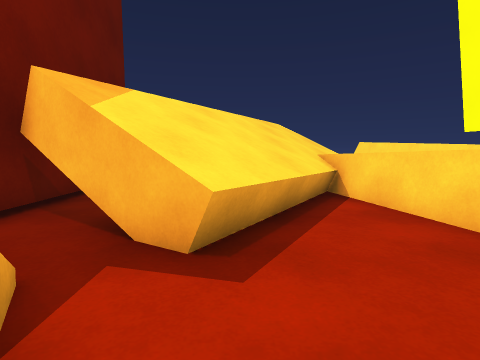
view 1 (above)

12 first-person views from a walk through a scene from a Unity 3-D project. The camera is 1.2 m above the floor, tilts 6° down and sees 80° across. The floor is counted in squares, 1 m on a side. Each view is taken from the middle of a square. On the plan, view 1 faces up. The plan holds only what a view shows up to about 13 squares ahead; the rest is blank. The place goes on beyond the plan.

view 2
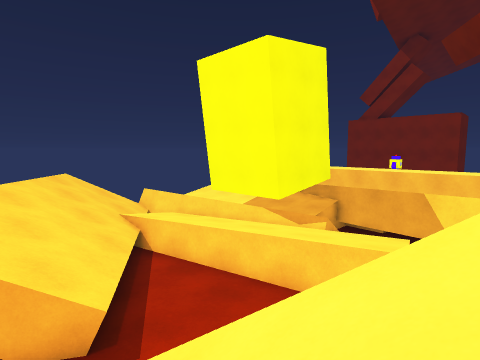

view 3
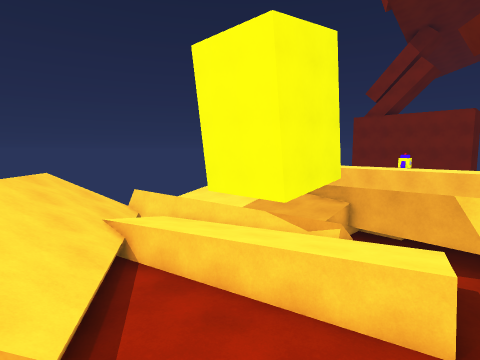

view 4
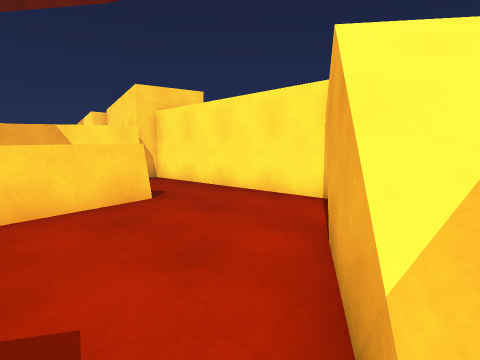

view 5
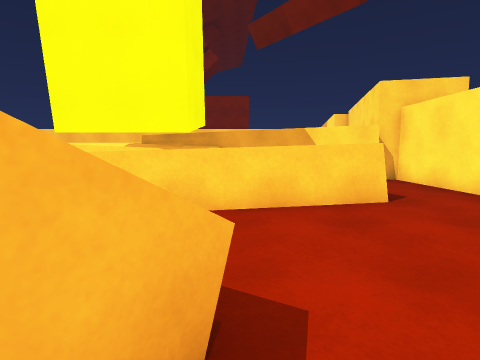

view 6
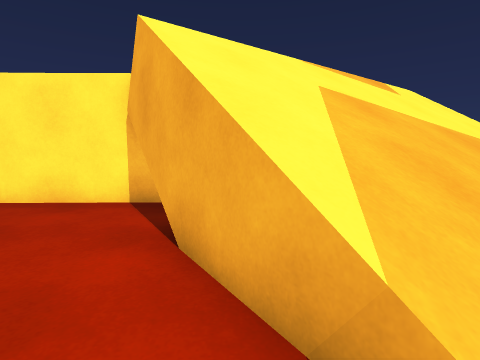

view 7
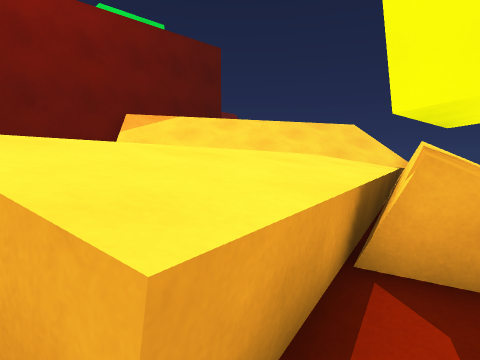

view 8
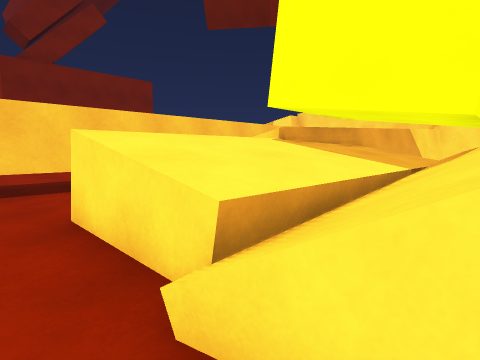

view 9
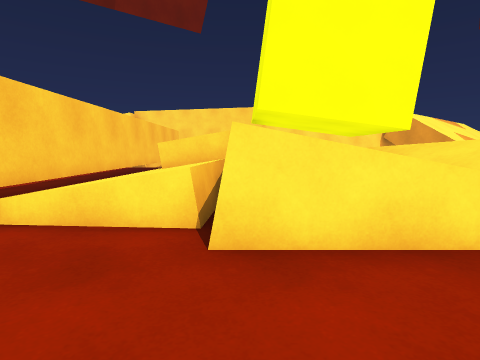

view 10
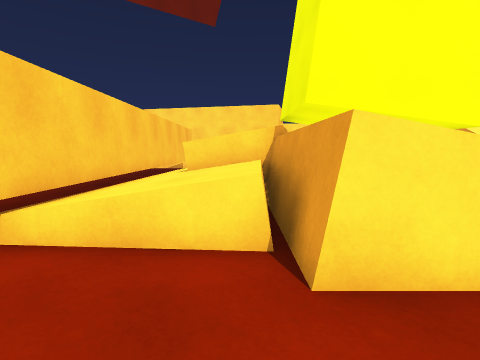

view 11
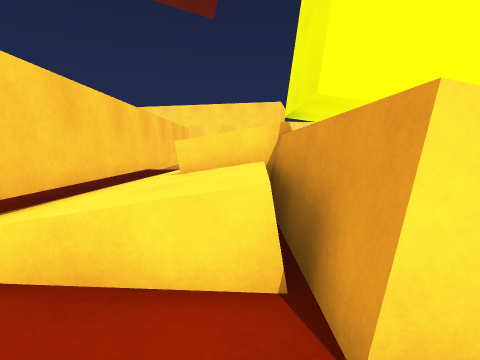

view 12
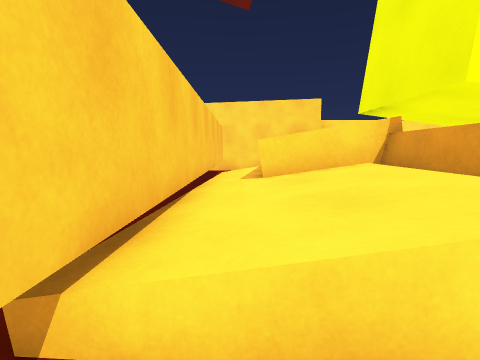

### Floor plan
Key: @ floor where view 1 was taken; # wall or solid block; . main floor; : floor 0.5 m higher than the main floor; + floor 0.75 m higher than the main floor; / step, stairs or slope; = window, fence, low wall or low ledge; ^ raised ledge; v drop or lower ground.
Columns run from 7 left of view 1 to 15 right of it. Each row starts with its distance up from view 1.
 16                   .
 15                    .
 14              . ......
 13           ^^ ^^.......#
 12          ^^^^^^^^^^=..#
 11          ^^^#^^^^^^==:#
 10         ^^^^=^^^^^^++:#
  9         ^^^^^^^^^^^++:#
  8        ^^^^^^######++:#
  7    #   ^^^^^^#####^^^:#
  6    #  ^^^.^^^^#=##^  :#
  5    ###^^^.=^^^#=##^ ^:#
  4    #.^^^...^^^#^^^  ^:#
  3    #...=...^^^^^ #  ^:#
  2    # /.....^^^^. #   :#
  1    #//#....#^^^  #    #
  0    ////@....^^^.##    #
 -1   /////#........#
 -2   //////#.......#
 -3  ////// #......###
 -4 //////v ########
 -5 /////
 -6 ///
 -7  v

Positions as (right, up) in squares from view 1, and headings:
1: (0, 0), facing up
2: (-2, -2), facing up-right
3: (-1, -1), facing up-right
4: (-2, 3), facing down-right
5: (-2, 3), facing right
6: (-1, 3), facing down
7: (8, 0), facing up-left
8: (6, 14), facing down-right
9: (11, 16), facing down
10: (12, 15), facing down
11: (12, 14), facing down
12: (14, 13), facing down
